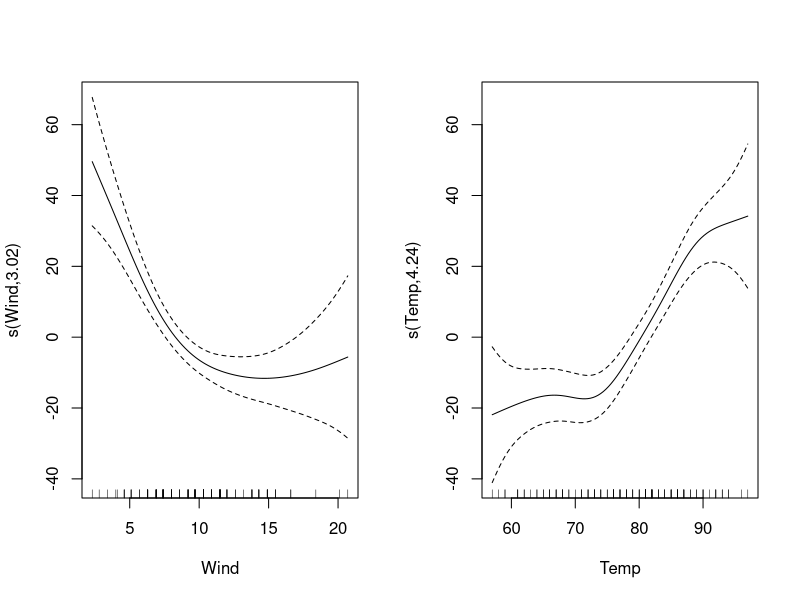
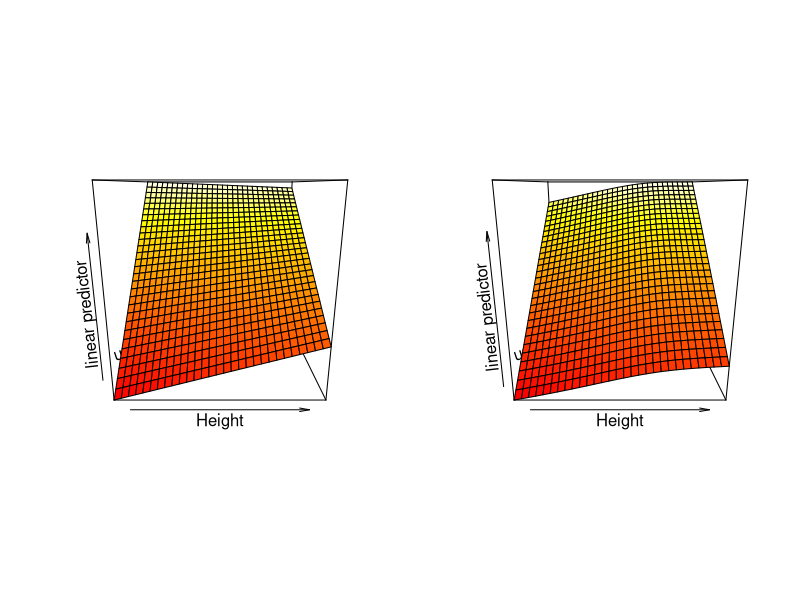
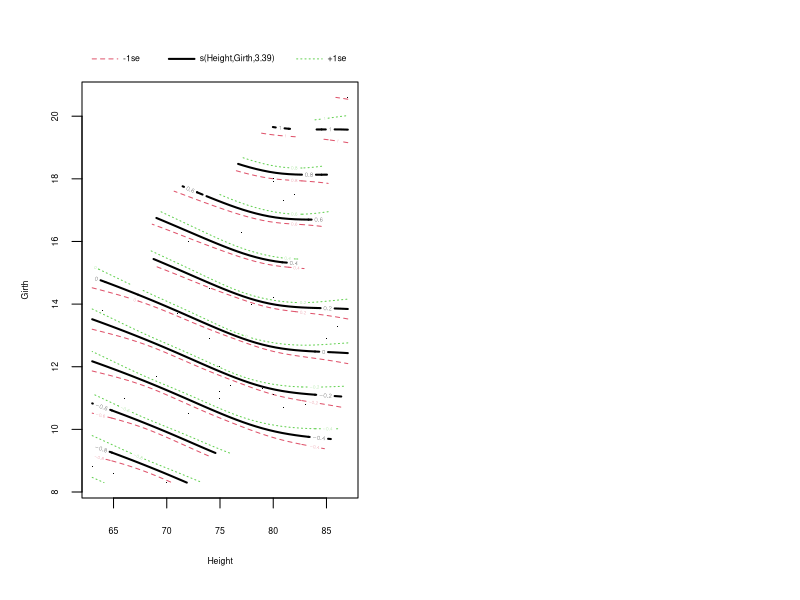

Recreate these plots in R, in order.
##########################################################################################
# GAMs - generalized additive models -------------------------------------------------
##########################################################################################

library(mgcv)

# GAM fit -----------------------------------------------------------------
# with smooth terns

fit <- gam(Ozone ~ s(Wind) + s(Temp), data = airquality) # exactly like the formula for a GLM except that smooth terms, s, te, ti and t2, can be added to the right hand side to specify that the linear predictor depends on smooth functions of predictors (or linear functionals of these).
par(mfrow = c(1,2))
plot(fit)


# Different interaction smooths -----------------------------------------------------------------
data(trees)
ct5 <- gam(Volume ~ te(Height, Girth, k=5), family=Gamma(link=log), data=trees)
ct5
vis.gam(ct5)

ct5 <- gam(Volume ~ s(Height, Girth, k=5), family=Gamma(link=log), data=trees)
ct5
vis.gam(ct5)

plot(ct5, too.far=0.15)

# s(Y) + s(X)
# s(Y, X) # multivariate smooth with interactions
# te(Y, X) # Tensor product smooths are for modeling responses to interactions of multiple inputs with different units (scales!).
# ti(Y, X) # The purpose of ti() is to separate the interactions from individual univariate effects.
## In general, the tensor product constructor implementing a ti() or te() term will reparameterize the marginal smooths so that the coefficients are interpretable as values of the smooth at evenly spaced covariate values (see section 5.6.2. Wood, 2017, Generalized Additive Models: An introduction with R)


# GAM catching variance with nuisance variables ---------------------------
# wenn Variablen nerven (nuisance variables) aber nicht interessieren: spline als spline fitten und der Effekt ist weg:
# e.g., confounders, detrending

# GAM is basically a GLM with splines:
fit2 <- gam(Ozone ~ Wind + s(Temp), data = airquality) # e.g. when interested in Wind:

summary(fit2)
par(mfrow = c(1,1))


# Mixed effects GAMs ------------------------------------------------------
## for GAM with lme4 syntax
# library(gamm4)

